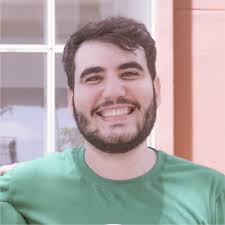
#> input picture computer-vision/book_practical_python_and_opencv/chapter 11/rapela.jpg, 225 x 225 px
$ python 11.3.py --image rapela.jpg   (older library calls are emulated)
#> lines starting #> are read from the running program, lines starting #| are printed output that depends on the picture; after the words box and inside, x2 and y2 are one past the last pixel; in counts of white or black regions, pixels touching at a corner belong together
from __future__ import print_function
import numpy as np
import argparse
import cv2

ap = argparse.ArgumentParser()
ap.add_argument("-i", "--image", required=True, help="Path to the image")
args = vars(ap.parse_args())

image = cv2.imread(args["image"])
#> image is the input picture: shape (225, 225, 3); mean B, G, R 164.9, 166, 174
gray = cv2.cvtColor(image,cv2.COLOR_BGR2GRAY)
blurred = cv2.GaussianBlur(gray, (11,11), 0)
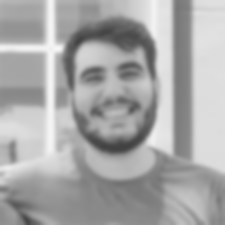
#> blurred: shape (225, 225); min 65, max 247, mean 168.2
cv2.imshow("Image", image)

edged = cv2.Canny(blurred,50,250)
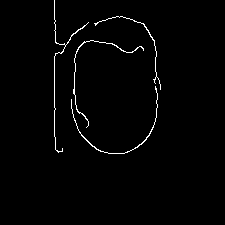
#> edged: shape (225, 225); 1.5% white in thin lines or dots, all inside (x1, y1, x2, y2) = (54, 0, 161, 154)
cv2.imshow("Edges", edged)
cv2.waitKey(0)

(_,cnts,_) = cv2.findContours(edged.copy(), cv2.RETR_EXTERNAL, cv2.CHAIN_APPROX_SIMPLE)
#> cnts = 4 contours, 1 with area under 20; largest, box (x1, y1, x2, y2) and area: (71, 86, 158, 154) 38, (73, 40, 144, 128) 36, (54, 0, 89, 153) 20

for (i,c) in enumerate(cnts):
	(x,y,w,h) = cv2.boundingRect(c)

	print("Cont #{}".format(i+1))
	cont = image[y:y+h,x:x+w]
	cv2.imshow("Cont", cont)
	mask = np.zeros(image.shape[:2], dtype="uint8")
	((centerX,centerY), radius) = cv2.minEnclosingCircle(c)
	cv2.circle(mask, (int(centerX),int(centerY)),int(radius),255,-1)
	mask = mask[y:y+h,x:x+w]

	cv2.imshow("Masked cont", cv2.bitwise_and(cont,cont,mask=mask))
	cv2.waitKey(0)
#> this loop made 4 passes
#> (x, y, w, h, centerX, centerY, radius) on passes 1 to 4: (71, 86, 87, 68, 115.5, 108.4, 45.43), (73, 40, 71, 88, 109, 83.44, 49.26), (94, 16, 67, 74, 127, 56, 46.67), (54, 0, 35, 153, 56, 76, 76.03)
#| Cont #1
#| Cont #2
#| Cont #3
#| Cont #4
#> pass 1, `mask = mask[y:y+h,x:x+w]`:
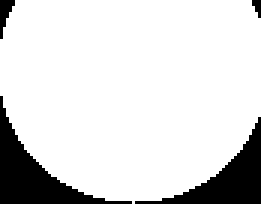
#> mask: shape (68, 87) (shown 3 times larger); 85.7% white; 4 black regions (1 under 20 px), largest, box (x1, y1, x2, y2) and area: (0, 32, 44, 68) 435, (45, 39, 87, 68) 367, (0, 0, 5, 13) 34
#> pass 1, `cv2.imshow("Masked cont", cv2.bitwise_and(cont,cont,mask=mask))`:
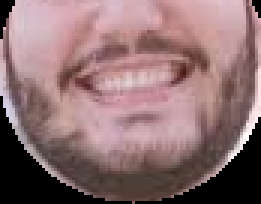
#> window 'Masked cont': shape (68, 87, 3) (shown 3 times larger); mean B, G, R 113.5, 112.1, 141.8
#> pass 2, `cont = image[y:y+h,x:x+w]`:
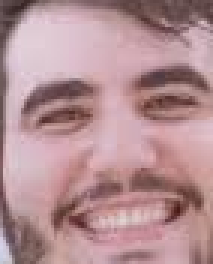
#> cont: shape (88, 71, 3) (shown 3 times larger); mean B, G, R 147.3, 143.2, 179.4
#> after the loop:
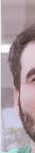
#> cont: shape (153, 35, 3); mean B, G, R 162.2, 155.4, 171.9
#> after the loop:
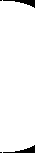
#> mask: shape (153, 35); 96.4% white; 4 black regions (2 under 20 px), largest, box (x1, y1, x2, y2) and area: (3, 0, 35, 8) 95, (3, 145, 35, 153) 95
